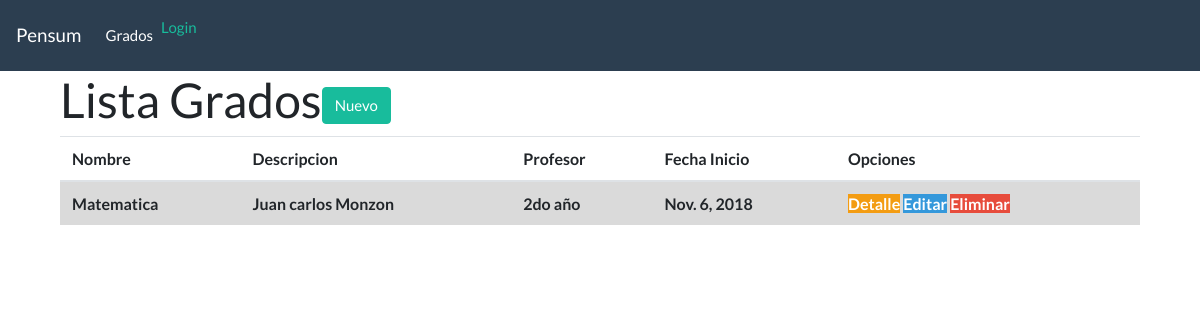
The app's page /, older data.
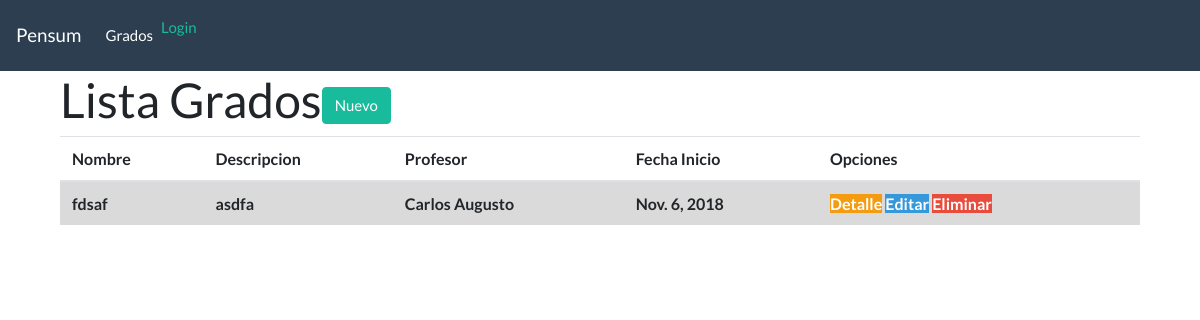
The same page, newer data.
### python/models.py (models this page shows, shortened)
class Materia(models.Model):
    nombre = models.CharField(max_length=50)
    descripcion = models.CharField(max_length=100)
    fecha = models.DateField()
    tipo = models.ForeignKey(TipoMateria, on_delete=models.CASCADE,blank=True, null=True)
    alumnos   = models.ManyToManyField(Alumno, through='Inscripcion')

class TipoMateria(models.Model):
    nombre = models.CharField(max_length=50)
    descripcion = models.CharField(max_length=50)
    def __str__(self):
        return self.nombre

### python/views.py (the view)
# urls.py: url(r'^$', views.lista_materias, name ='lista_materias'),
def lista_materias(request):
    materias = Materia.objects.filter(fecha__lte=timezone.now()).order_by('fecha')
    return render(request, 'materias/materia_list.html', {'materias':materias})

### python/templates/materias/materia_list.html (shortened to what this page needs)
{% extends 'materias/base.html' %}
{% block content %}
<div class="container">
  <h1>Lista Grados<a href="{% url 'materia_nuevo' %}" class="btn btn-success">Nuevo</a></h1>
      <table class="table table-hover">
        <thead>
          <tr>
            <th scope="col">Nombre</th>
            <th scope="col">Descripcion</th>
            <th scope="col">Profesor</th>
            <th scope="col">Fecha Inicio</th>
            <th scope="col">Opciones</th>
          </tr>
        </thead>
        <tbody>
          {% for materia in materias %}
          <tr class="table-active">
            <th>{{materia.nombre}}</th>
            <th>{{materia.descripcion}}</th>
            <th>{{materia.tipo}}</th>
            <th>{{materia.fecha}}</th>
            <th>
              <a href="{% url 'materia_detalle' pk=materia.pk %}" class="bt btn-warning">Detalle</a>
              <a href="{% url 'materia_editar' pk=materia.pk %}" class="bt btn-info"><span class="glyphicon glyphicon-pencil">Editar</span></a>
              <a href="{% url 'materia_eliminar' pk=materia.pk %}" class="bt btn-danger">Eliminar</a>
            </th>
          </tr>
          {% endfor %}
        </tbody>
      </table>
</div>
{% endblock %}

Row changes from the older to the newer data that the page shows:
removed Materia: nombre "Matematica", descripcion "Juan carlos Monzon", tipo "2do año", fecha "Nov. 6, 2018"
added Materia: nombre "fdsaf", descripcion "asdfa", tipo "Carlos Augusto", fecha "Nov. 6, 2018"
